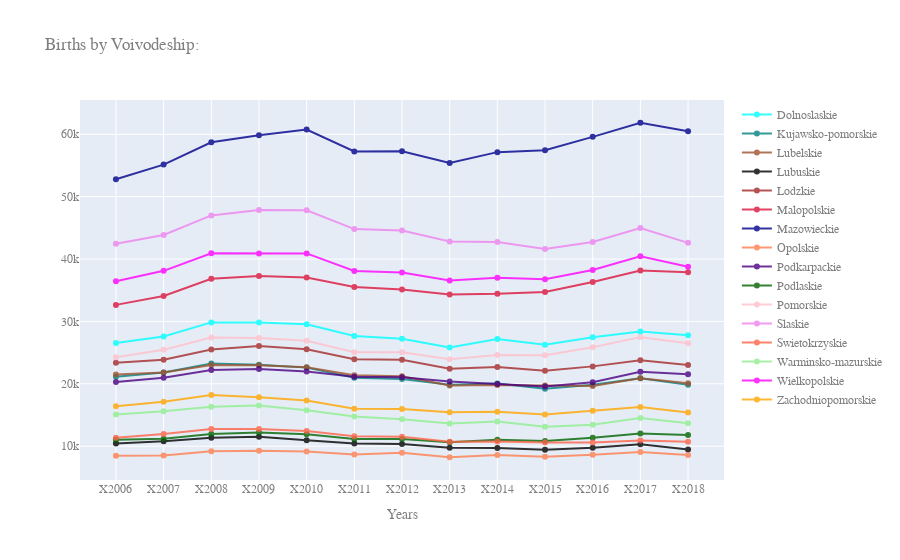

Source (notebook cell):
### Code cell
df7 = pd.DataFrame(pd.read_csv("~/Desktop/Micro project/births1.csv", 
                              index_col=0))[["YEAR", "Dolnoslaskie", "Kujawsko-pomorskie", 
           "Lubelskie", "Lubuskie", "Lodzkie", "Malopolskie", "Mazowieckie", 
           "Opolskie", "Podkarpackie", "Podlaskie", "Pomorskie", "Slaskie", 
           "Swietokrzyskie", "Warminsko-mazurskie", "Wielkopolskie", 
           "Zachodniopomorskie"]].copy()

fig = go.Figure()
fig.add_trace(go.Scatter(
                x=df7.YEAR,
                y=df7['Dolnoslaskie'],
                name="Dolnoslaskie",
                line_color='aqua',
                opacity=0.8))

fig.add_trace(go.Scatter(
                x=df7.YEAR,
                y=df7['Kujawsko-pomorskie'],
                name="Kujawsko-pomorskie",
                line_color='teal',
                opacity=0.8))

fig.add_trace(go.Scatter(
                x=df7.YEAR,
                y=df7['Lubelskie'],
                name="Lubelskie",
                line_color='sienna',
                opacity=0.8))

fig.add_trace(go.Scatter(
                x=df7.YEAR,
                y=df7['Lubuskie'],
                name="Lubuskie",
                line_color='black',
                opacity=0.8))

fig.add_trace(go.Scatter(
                x=df7.YEAR,
                y=df7['Lodzkie'],
                name="Lodzkie",
                line_color='brown',
                opacity=0.8))

fig.add_trace(go.Scatter(
                x=df7.YEAR,
                y=df7['Malopolskie'],
                name="Malopolskie",
                line_color='crimson',
                opacity=0.8))

fig.add_trace(go.Scatter(
                x=df7.YEAR,
                y=df7['Mazowieckie'],
                name="Mazowieckie",
                line_color='darkblue',
                opacity=0.8))


fig.add_trace(go.Scatter(
                x=df7.YEAR,
                y=df7['Opolskie'],
                name="Opolskie",
                line_color='coral',
                opacity=0.8))

fig.add_trace(go.Scatter(
                x=df7.YEAR,
                y=df7['Podkarpackie'],
                name="Podkarpackie",
                line_color='indigo',
                opacity=0.8))

fig.add_trace(go.Scatter(
                x=df7.YEAR,
                y=df7['Podlaskie'],
                name="Podlaskie",
                line_color='darkgreen',
                opacity=0.8))

fig.add_trace(go.Scatter(
                x=df7.YEAR,
                y=df7['Pomorskie'],
                name="Pomorskie",
                line_color='pink',
                opacity=0.8))

fig.add_trace(go.Scatter(
                x=df7.YEAR,
                y=df7['Slaskie'],
                name="Slaskie",
                line_color='violet',
                opacity=0.8))

fig.add_trace(go.Scatter(
                x=df7.YEAR,
                y=df7['Swietokrzyskie'],
                name="Swietokrzyskie",
                line_color='tomato',
                opacity=0.8))

fig.add_trace(go.Scatter(
                x=df7.YEAR,
                y=df7['Warminsko-mazurskie'],
                name="Warminsko-mazurskie",
                line_color='lightgreen',
                opacity=0.8))

fig.add_trace(go.Scatter(
                x=df7.YEAR,
                y=df7['Wielkopolskie'],
                name="Wielkopolskie",
                line_color='fuchsia',
                opacity=0.8))

fig.add_trace(go.Scatter(
                x=df7.YEAR,
                y=df7['Zachodniopomorskie'],
                name="Zachodniopomorskie",
                line_color='orange',
                opacity=0.8))

fig.update_layout(title="Births by Voivodeship:",
    xaxis_title="Years",
    font=dict(
        family="Courier New, monospace, bold",
        color="#7f7f7f"
    )
)

fig.show()

### Figure 1 — Plotly figure (JSON) as saved in the notebook; plotly's stock layout.template omitted (floating-point values rounded to 4 significant figures)
{"data": [{"line": {"color": "aqua"}, "name": "Dolnoslaskie", "opacity": 0.8, "type": "scatter", "x": ["X2006", "X2007", "X2008", "X2009", "X2010", "X2011", "X2012", "X2013", "X2014", "X2015", "X2016", "X2017", "X2018"], "y": [26552, 27591, 29847, 29826, 29549, 27660, 27239, 25805, 27174, 26258, 27452, 28401, 27790]}, {"line": {"color": "teal"}, "name": "Kujawsko-pomorskie", "opacity": 0.8, "type": "scatter", "x": ["X2006", "X2007", "X2008", "X2009", "X2010", "X2011", "X2012", "X2013", "X2014", "X2015", "X2016", "X2017", "X2018"], "y": [21142, 21814, 23253, 23059, 22596, 20971, 20764, 19853, 20031, 19190, 19840, 20900, 19866]}, {"line": {"color": "sienna"}, "name": "Lubelskie", "opacity": 0.8, "type": "scatter", "x": ["X2006", "X2007", "X2008", "X2009", "X2010", "X2011", "X2012", "X2013", "X2014", "X2015", "X2016", "X2017", "X2018"], "y": [21496, 21795, 23009, 22964, 22635, 21363, 21214, 19738, 19828, 19715, 19666, 20898, 20101]}, {"line": {"color": "black"}, "name": "Lubuskie", "opacity": 0.8, "type": "scatter", "x": ["X2006", "X2007", "X2008", "X2009", "X2010", "X2011", "X2012", "X2013", "X2014", "X2015", "X2016", "X2017", "X2018"], "y": [10423, 10796, 11351, 11499, 10939, 10421, 10367, 9737, 9716, 9420, 9734, 10300, 9467]}, {"line": {"color": "brown"}, "name": "Lodzkie", "opacity": 0.8, "type": "scatter", "x": ["X2006", "X2007", "X2008", "X2009", "X2010", "X2011", "X2012", "X2013", "X2014", "X2015", "X2016", "X2017", "X2018"], "y": [23395, 23869, 25512, 26052, 25526, 23952, 23851, 22420, 22704, 22113, 22794, 23782, 23017]}, {"line": {"color": "crimson"}, "name": "Malopolskie", "opacity": 0.8, "type": "scatter", "x": ["X2006", "X2007", "X2008", "X2009", "X2010", "X2011", "X2012", "X2013", "X2014", "X2015", "X2016", "X2017", "X2018"], "y": [32652, 34071, 36852, 37286, 37049, 35524, 35117, 34307, 34419, 34721, 36331, 38161, 37864]}, {"line": {"color": "darkblue"}, "name": "Mazowieckie", "opacity": 0.8, "type": "scatter", "x": ["X2006", "X2007", "X2008", "X2009", "X2010", "X2011", "X2012", "X2013", "X2014", "X2015", "X2016", "X2017", "X2018"], "y": [52787, 55140, 58714, 59841, 60756, 57258, 57281, 55400, 57139, 57456, 59586, 61850, 60485]}, {"line": {"color": "coral"}, "name": "Opolskie", "opacity": 0.8, "type": "scatter", "x": ["X2006", "X2007", "X2008", "X2009", "X2010", "X2011", "X2012", "X2013", "X2014", "X2015", "X2016", "X2017", "X2018"], "y": [8460, 8493, 9177, 9280, 9163, 8686, 8939, 8227, 8593, 8289, 8634, 9083, 8596]}, {"line": {"color": "indigo"}, "name": "Podkarpackie", "opacity": 0.8, "type": "scatter", "x": ["X2006", "X2007", "X2008", "X2009", "X2010", "X2011", "X2012", "X2013", "X2014", "X2015", "X2016", "X2017", "X2018"], "y": [20281, 20967, 22224, 22368, 21990, 21130, 21064, 20373, 19953, 19566, 20262, 21927, 21533]}, {"line": {"color": "darkgreen"}, "name": "Podlaskie", "opacity": 0.8, "type": "scatter", "x": ["X2006", "X2007", "X2008", "X2009", "X2010", "X2011", "X2012", "X2013", "X2014", "X2015", "X2016", "X2017", "X2018"], "y": [11045, 11196, 11945, 12202, 11928, 11155, 11161, 10619, 11029, 10825, 11373, 12054, 11790]}, {"line": {"color": "pink"}, "name": "Pomorskie", "opacity": 0.8, "type": "scatter", "x": ["X2006", "X2007", "X2008", "X2009", "X2010", "X2011", "X2012", "X2013", "X2014", "X2015", "X2016", "X2017", "X2018"], "y": [24259, 25474, 27430, 27343, 26890, 25059, 25052, 23938, 24610, 24596, 25865, 27481, 26498]}, {"line": {"color": "violet"}, "name": "Slaskie", "opacity": 0.8, "type": "scatter", "x": ["X2006", "X2007", "X2008", "X2009", "X2010", "X2011", "X2012", "X2013", "X2014", "X2015", "X2016", "X2017", "X2018"], "y": [42458, 43858, 46994, 47860, 47814, 44803, 44565, 42829, 42720, 41611, 42742, 44971, 42596]}, {"line": {"color": "tomato"}, "name": "Swietokrzyskie", "opacity": 0.8, "type": "scatter", "x": ["X2006", "X2007", "X2008", "X2009", "X2010", "X2011", "X2012", "X2013", "X2014", "X2015", "X2016", "X2017", "X2018"], "y": [11349, 11971, 12736, 12741, 12445, 11600, 11510, 10720, 10756, 10579, 10610, 10915, 10721]}, {"line": {"color": "lightgreen"}, "name": "Warminsko-mazurskie", "opacity": 0.8, "type": "scatter", "x": ["X2006", "X2007", "X2008", "X2009", "X2010", "X2011", "X2012", "X2013", "X2014", "X2015", "X2016", "X2017", "X2018"], "y": [15094, 15616, 16339, 16538, 15771, 14750, 14330, 13624, 13958, 13121, 13443, 14533, 13687]}, {"line": {"color": "fuchsia"}, "name": "Wielkopolskie", "opacity": 0.8, "type": "scatter", "x": ["X2006", "X2007", "X2008", "X2009", "X2010", "X2011", "X2012", "X2013", "X2014", "X2015", "X2016", "X2017", "X2018"], "y": [36440, 38114, 40925, 40882, 40909, 38082, 37833, 36561, 37000, 36760, 38237, 40450, 38778]}, {"line": {"color": "orange"}, "name": "Zachodniopomorskie", "opacity": 0.8, "type": "scatter", "x": ["X2006", "X2007", "X2008", "X2009", "X2010", "X2011", "X2012", "X2013", "X2014", "X2015", "X2016", "X2017", "X2018"], "y": [16411, 17108, 18191, 17848, 17340, 16002, 15970, 15425, 15530, 15088, 15688, 16276, 15389]}], "layout": {"font": {"color": "#7f7f7f", "family": "Courier New, monospace, bold"}, "title": {"text": "Births by Voivodeship:"}, "xaxis": {"title": {"text": "Years"}}}}
